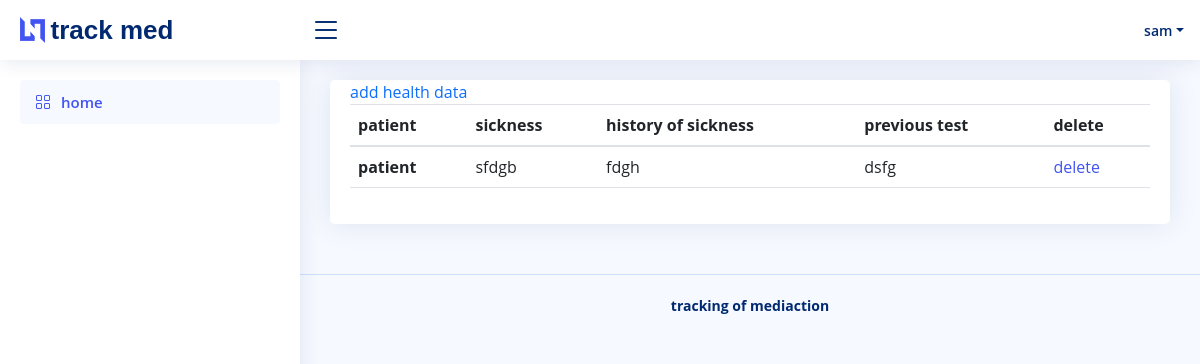
The app's page /list_health_data/ (signed in) with its own data.
### med/models.py (models this page shows)
class HealthData(models.Model):
    user = models.ForeignKey(User, on_delete=models.CASCADE)
    ailments = models.TextField()
    history_of_ailment = models.TextField()
    previous_tests = models.TextField()
    class Meta:
        verbose_name_plural = "HealthData"

### med/views.py (the view)
# urls.py: path("list_health_data/", views.list_health_data, name="listhealthdata"),
@login_required(login_url="/accounts/login/")
def list_health_data(request):
    listhealthdata = HealthData.objects.all()
    context = {"title": "patients health data", "listhealthdata": listhealthdata}
    return render(request, "med/listhealthdata.html", context)

### med/templatetags/custom_tags.py (called while the page is built)
@register.filter(name="has_group")
def has_group(user, group_name):
    group = Group.objects.filter(name=group_name)
    if group:
        group = group.first()
        return group in user.groups.all()
    else:
        return False

### med/templates/med/listhealthdata.html (shortened to what this page needs)
{% extends 'med/base.html'%}
{%load custom_tags%}
{%block content%}
<div class="card">
<div class="card-body">
  <a href="{% url 'createpatientdata' %}" class="link-primary">add health data</a>
  {% if request.user|has_group:"doctor" or request.user|has_group:"administer"%}
  <table class="table table-hover">
    <thead>
      <tr>
        <th scope="col">patient</th>
        <th scope="col">sickness</th>
        <th scope="col">history of sickness</th>
        <th scope="col">previous test</th>
        <th>delete</th>
      </tr>
    </thead>
    <tbody>
      {%for detail in listhealthdata%}
      <tr>
        <th scope="row">{{detail.user}}</th>
        <td>{{detail.ailments}}</td>
        <td>{{detail.history_of_ailment}}</td>
        <td>{{detail.previous_tests}}</td>
        <td><a href="{% url 'deletehealthdata' detail.id %}">delete</a></td>
      </tr>
      {%endfor%}
    </tbody>
  </table>
  {%endif%}
</div>
</div>
{%endblock content%}

### med/templates/med/base.html (shortened to what this page needs)
{%load static%}
{%load custom_tags%}
<!DOCTYPE html>
<html lang="en">
<head>
  <link rel="stylesheet" href="https://stackpath.bootstrapcdn.com/bootstrap/4.1.3/css/bootstrap.min.css">
  <link href= "{% static 'assets/vendor/bootstrap/css/bootstrap.min.css' %}" rel="stylesheet">
  <link href="{% static 'assets/vendor/bootstrap-icons/bootstrap-icons.css' %}" rel="stylesheet">
  <link href="{% static 'assets/css/style.css' %}" rel="stylesheet">
</head>
<body>
  <header id="header" class="header fixed-top d-flex align-items-center">
    <div class="d-flex align-items-center justify-content-between">
      <a href="index.html" class="logo d-flex align-items-center">
        <img src="{% static 'assets/img/logo.png' %}" alt="">
        <span class="d-none d-lg-block">track med</span>
      </a>
      <i class="bi bi-list toggle-sidebar-btn"></i>
    </div>
    <nav class="header-nav ms-auto">
      <ul class="d-flex align-items-center">
        <li class="nav-item dropdown pe-3">
          <a class="nav-link nav-profile d-flex align-items-center pe-0" href="#" data-bs-toggle="dropdown">
            <span class="d-none d-md-block dropdown-toggle ps-2">{{user}}</span>
          </a>
        </li>
      </ul>
    </nav>
  </header>
  <aside id="sidebar" class="sidebar">
    <ul class="sidebar-nav" id="sidebar-nav">
      <li class="nav-item">
        <a class="nav-link " href="{% url 'home' %}">
          <i class="bi bi-grid"></i>
          <span>home</span>
        </a>
      </li>
    </ul>
  </aside>
  <main id="main" class="main">
    <section class="section dashboard">
      {%block content%}{%endblock content%}
    </section>
  </main>
  <footer id="footer" class="footer">
    <div class="copyright">
      <strong><span>tracking of mediaction</span></strong>
    </div>
  </footer>
</body>
</html>

### med/static/assets/css/style.css (style rules this page uses)
:root { scroll-behavior: smooth; }
body { font-family: "Open Sans", sans-serif; background: #f6f9ff; color: #444444; }
a { color: #4154f1; text-decoration: none; }
#main { margin-top: 60px; padding: 20px 30px; transition: all 0.3s; }
.card { margin-bottom: 30px; border: none; border-radius: 5px; box-shadow: 0px 0 30px rgba(1, 41, 112, 0.1); }
.card-body { padding: 0 20px 20px 20px; }
.logo { line-height: 1; }
@media (min-width: 1200px) { .logo { width: 280px; } }
.logo img { max-height: 26px; margin-right: 6px; }
.logo span { font-size: 26px; font-weight: 700; color: #012970; font-family: "Nunito", sans-serif; }
.header { transition: all 0.5s; z-index: 997; height: 60px; box-shadow: 0px 2px 20px rgba(1, 41, 112, 0.1); background-color: #fff; padding-left: 20px; }
.header .toggle-sidebar-btn { font-size: 32px; padding-left: 10px; cursor: pointer; color: #012970; }
.header-nav ul { list-style: none; }
.header-nav>ul { margin: 0; padding: 0; }
.header-nav .nav-profile { color: #012970; }
.header-nav .nav-profile span { font-size: 14px; font-weight: 600; }
.sidebar { position: fixed; top: 60px; left: 0; bottom: 0; width: 300px; z-index: 996; transition: all 0.3s; padding: 20px; overflow-y: auto; scrollbar-width: thin; scrollbar-color: #aab7cf transparent; box-shadow: 0px 0px 20px rgba(1, 41, 112, 0.1); background-color: #fff; }
@media (min-width: 1200px) { #main, #footer { margin-left: 300px; } }
.sidebar-nav { padding: 0; margin: 0; list-style: none; }
.sidebar-nav li { padding: 0; margin: 0; list-style: none; }
.sidebar-nav .nav-item { margin-bottom: 5px; }
.sidebar-nav .nav-link { display: flex; align-items: center; font-size: 15px; font-weight: 600; color: #4154f1; transition: 0.3; background: #f6f9ff; padding: 10px 15px; border-radius: 4px; }
.sidebar-nav .nav-link i { font-size: 16px; margin-right: 10px; color: #4154f1; }
.footer { padding: 20px 0; font-size: 14px; transition: all 0.3s; border-top: 1px solid #cddfff; }
.footer .copyright { text-align: center; color: #012970; }

### records on screen
HealthData: user "patient", ailments "sfdgb", history_of_ailment "fdgh", previous_tests "dsfg"

### other values on screen
{{ user }} "sam"
